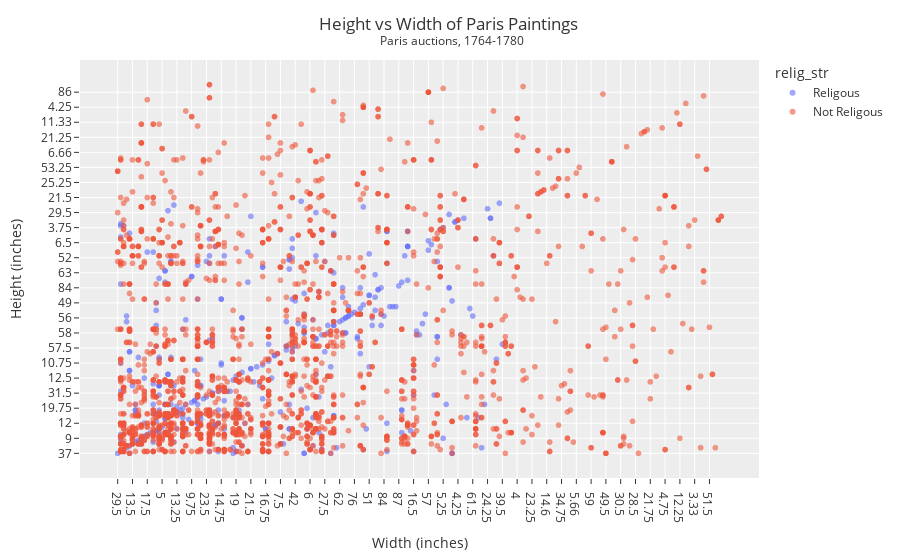

The cell this chart's notebook holds for it:
### Code cell
DF1['relig_str'] = DF1['relig_str'].apply(lambda x: str(x))
fig = px.scatter(
    DF1,
    x='Width_in',
    y="Height_in",
    color="relig_str",
    trendline="ols",
      trendline_scope="group",
    opacity=0.6)

fig.update_layout(template="ggplot2",
                  title='Height vs Width of Paris Paintings <br><sup> Paris auctions, 1764-1780</sup>',
                  title_x=0.5,
                  xaxis_title="Width (inches)",
                  yaxis_title="Height (inches)")

fig.show()

### Figure 1 — Plotly figure (JSON) as saved in the notebook; plotly's stock layout.template omitted (floating-point values rounded to 4 significant figures; data arrays with more than 128 entries replaced by an {"elided": "..."} marker saying what was removed)
{"data": [{"hovertemplate": "relig_str=Religous<br>Width_in=%{x}<br>Height_in=%{y}<extra></extra>", "legendgroup": "Religous", "marker": {"color": "#636efa", "opacity": 0.6, "symbol": "circle"}, "mode": "markers", "name": "Religous", "showlegend": true, "type": "scattergl", "x": {"elided": "567 str values"}, "xaxis": "x", "y": {"elided": "567 str values"}, "yaxis": "y"}, {"hovertemplate": "relig_str=Not Religous<br>Width_in=%{x}<br>Height_in=%{y}<extra></extra>", "legendgroup": "Not Religous", "marker": {"color": "#EF553B", "opacity": 0.6, "symbol": "circle"}, "mode": "markers", "name": "Not Religous", "showlegend": true, "type": "scattergl", "x": {"elided": "2826 str values"}, "xaxis": "x", "y": {"elided": "2826 str values"}, "yaxis": "y"}], "layout": {"legend": {"title": {"text": "relig_str"}, "tracegroupgap": 0}, "margin": {"t": 60}, "title": {"text": "Height vs Width of Paris Paintings <br><sup> Paris auctions, 1764-1780</sup>", "x": 0.5}, "xaxis": {"anchor": "y", "domain": [0, 1], "title": {"text": "Width (inches)"}}, "yaxis": {"anchor": "x", "domain": [0, 1], "title": {"text": "Height (inches)"}}}}
